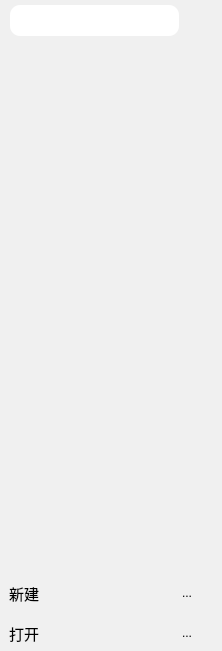
   <widget class="QWidget" name="widget_3" native="true">
    <property name="geometry">
     <rect>
      <x>80</x>
      <y>50</y>
      <width>222</width>
      <height>651</height>
     </rect>
    </property>
    <property name="sizePolicy">
     <sizepolicy hsizetype="Fixed" vsizetype="Expanding">
      <horstretch>0</horstretch>
      <verstretch>0</verstretch>
     </sizepolicy>
    </property>
    <property name="minimumSize">
     <size>
      <width>222</width>
      <height>0</height>
     </size>
    </property>
    <property name="maximumSize">
     <size>
      <width>222</width>
      <height>16777215</height>
     </size>
    </property>
    <property name="styleSheet">
     <string notr="true">background-color: rgb(240, 240, 240);
border-radius:10px;   </string>
    </property>
    <layout class="QVBoxLayout" name="verticalLayout_2">
     <property name="spacing">
      <number>0</number>
     </property>
     <property name="leftMargin">
      <number>0</number>
     </property>
     <property name="topMargin">
      <number>0</number>
     </property>
     <property name="rightMargin">
      <number>0</number>
     </property>
     <property name="bottomMargin">
      <number>0</number>
     </property>
     <item>
      <widget class="QWidget" name="widget_2" native="true">
       <property name="sizePolicy">
        <sizepolicy hsizetype="Fixed" vsizetype="Fixed">
         <horstretch>0</horstretch>
         <verstretch>0</verstretch>
        </sizepolicy>
       </property>
       <property name="minimumSize">
        <size>
         <width>211</width>
         <height>0</height>
        </size>
       </property>
       <property name="maximumSize">
        <size>
         <width>211</width>
         <height>16777215</height>
        </size>
       </property>
       <layout class="QHBoxLayout" name="horizontalLayout">
        <property name="spacing">
         <number>0</number>
        </property>
        <property name="leftMargin">
         <number>10</number>
        </property>
        <property name="topMargin">
         <number>5</number>
        </property>
        <property name="rightMargin">
         <number>5</number>
        </property>
        <property name="bottomMargin">
         <number>10</number>
        </property>
        <item>
         <widget class="QLineEdit" name="lineEdit">
          <property name="minimumSize">
           <size>
            <width>0</width>
            <height>31</height>
           </size>
          </property>
          <property name="maximumSize">
           <size>
            <width>16777215</width>
            <height>31</height>
           </size>
          </property>
          <property name="styleSheet">
           <string notr="true">background-color: rgb(255, 255, 255);
border:none;</string>
          </property>
         </widget>
        </item>
        <item>
         <widget class="QToolButton" name="toolButton_157">
          <property name="styleSheet">
           <string notr="true">QToolButton {
    border: none;
    padding: 4px;
}</string>
          </property>
          <property name="text">
           <string/>
          </property>
          <property name="icon">
           <iconset theme="QIcon::ThemeIcon::EditFind"/>
          </property>
         </widget>
        </item>
       </layout>
      </widget>
     </item>
     <item>
      <widget class="QListWidget" name="listWidget">
       <property name="sizePolicy">
        <sizepolicy hsizetype="Fixed" vsizetype="Fixed">
         <horstretch>0</horstretch>
         <verstretch>0</verstretch>
        </sizepolicy>
       </property>
       <property name="minimumSize">
        <size>
         <width>211</width>
         <height>0</height>
        </size>
       </property>
       <property name="maximumSize">
        <size>
         <width>211</width>
         <height>700</height>
        </size>
       </property>
       <property name="styleSheet">
        <string notr="true">border:none;</string>
       </property>
      </widget>
     </item>
     <item>
      <widget class="Line" name="line_3">
       <property name="orientation">
        <enum>Qt::Orientation::Horizontal</enum>
       </property>
      </widget>
     </item>
     <item>
      <widget class="QWidget" name="widget_9" native="true">
       <property name="sizePolicy">
        <sizepolicy hsizetype="Fixed" vsizetype="Fixed">
         <horstretch>0</horstretch>
         <verstretch>0</verstretch>
        </sizepolicy>
       </property>
       <property name="minimumSize">
        <size>
         <width>211</width>
         <height>40</height>
        </size>
       </property>
       <property name="maximumSize">
        <size>
         <width>211</width>
         <height>40</height>
        </size>
       </property>
       <layout class="QHBoxLayout" name="horizontalLayout_3">
        <item>
         <widget class="QLabel" name="label_5">
          <property name="minimumSize">
           <size>
            <width>0</width>
            <height>25</height>
           </size>
          </property>
          <property name="maximumSize">
           <size>
            <width>16777215</width>
            <height>25</height>
           </size>
          </property>
          <property name="font">
           <font>
            <pointsize>11</pointsize>
           </font>
          </property>
          <property name="text">
           <string>新建</string>
          </property>
          <property name="alignment">
           <set>Qt::AlignmentFlag::AlignBottom|Qt::AlignmentFlag::AlignLeading|Qt::AlignmentFlag::AlignLeft</set>
          </property>
         </widget>
        </item>
        <item>
         <widget class="QToolButton" name="toolButton_2">
          <property name="minimumSize">
           <size>
            <width>30</width>
            <height>25</height>
           </size>
          </property>
          <property name="maximumSize">
           <size>
            <width>30</width>
            <height>25</height>
           </size>
          </property>
          <property name="styleSheet">
           <string notr="true">QToolButton {
    border: none;
    padding: 4px;
}</string>
          </property>
          <property name="text">
           <string>...</string>
          </property>
          <property name="icon">
           <iconset theme="QIcon::ThemeIcon::ListAdd"/>
          </property>
         </widget>
        </item>
       </layout>
      </widget>
     </item>
     <item>
      <widget class="QWidget" name="widget_8" native="true">
       <property name="sizePolicy">
        <sizepolicy hsizetype="Fixed" vsizetype="Fixed">
         <horstretch>0</horstretch>
         <verstretch>0</verstretch>
        </sizepolicy>
       </property>
       <property name="minimumSize">
        <size>
         <width>211</width>
         <height>40</height>
        </size>
       </property>
       <property name="maximumSize">
        <size>
         <width>211</width>
         <height>40</height>
        </size>
       </property>
       <layout class="QHBoxLayout" name="horizontalLayout_4">
        <item>
         <widget class="QLabel" name="label_6">
          <property name="minimumSize">
           <size>
            <width>0</width>
            <height>25</height>
           </size>
          </property>
          <property name="maximumSize">
           <size>
            <width>16777215</width>
            <height>25</height>
           </size>
          </property>
          <property name="font">
           <font>
            <pointsize>11</pointsize>
           </font>
          </property>
          <property name="text">
           <string>打开</string>
          </property>
          <property name="alignment">
           <set>Qt::AlignmentFlag::AlignBottom|Qt::AlignmentFlag::AlignLeading|Qt::AlignmentFlag::AlignLeft</set>
          </property>
         </widget>
        </item>
        <item>
         <widget class="QToolButton" name="toolButton_3">
          <property name="minimumSize">
           <size>
            <width>30</width>
            <height>25</height>
           </size>
          </property>
          <property name="maximumSize">
           <size>
            <width>30</width>
            <height>25</height>
           </size>
          </property>
          <property name="styleSheet">
           <string notr="true">QToolButton {
    border: none;
    padding: 4px;
}</string>
          </property>
          <property name="text">
           <string>...</string>
          </property>
          <property name="icon">
           <iconset theme="QIcon::ThemeIcon::FolderNew"/>
          </property>
         </widget>
        </item>
       </layout>
      </widget>
     </item>
    </layout>
   </widget>
